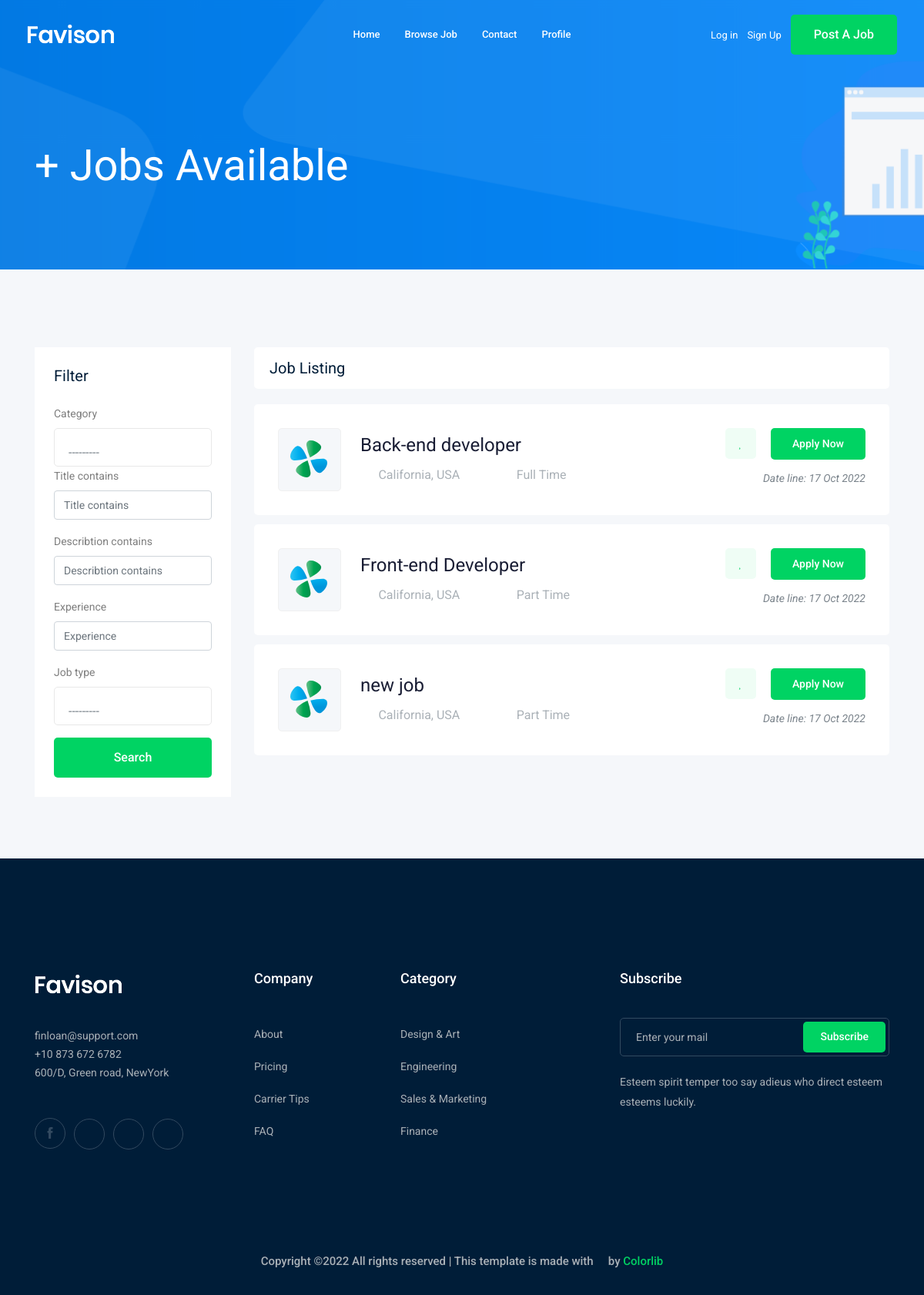
The page /jobs/?page=2 on the database as committed earlier.
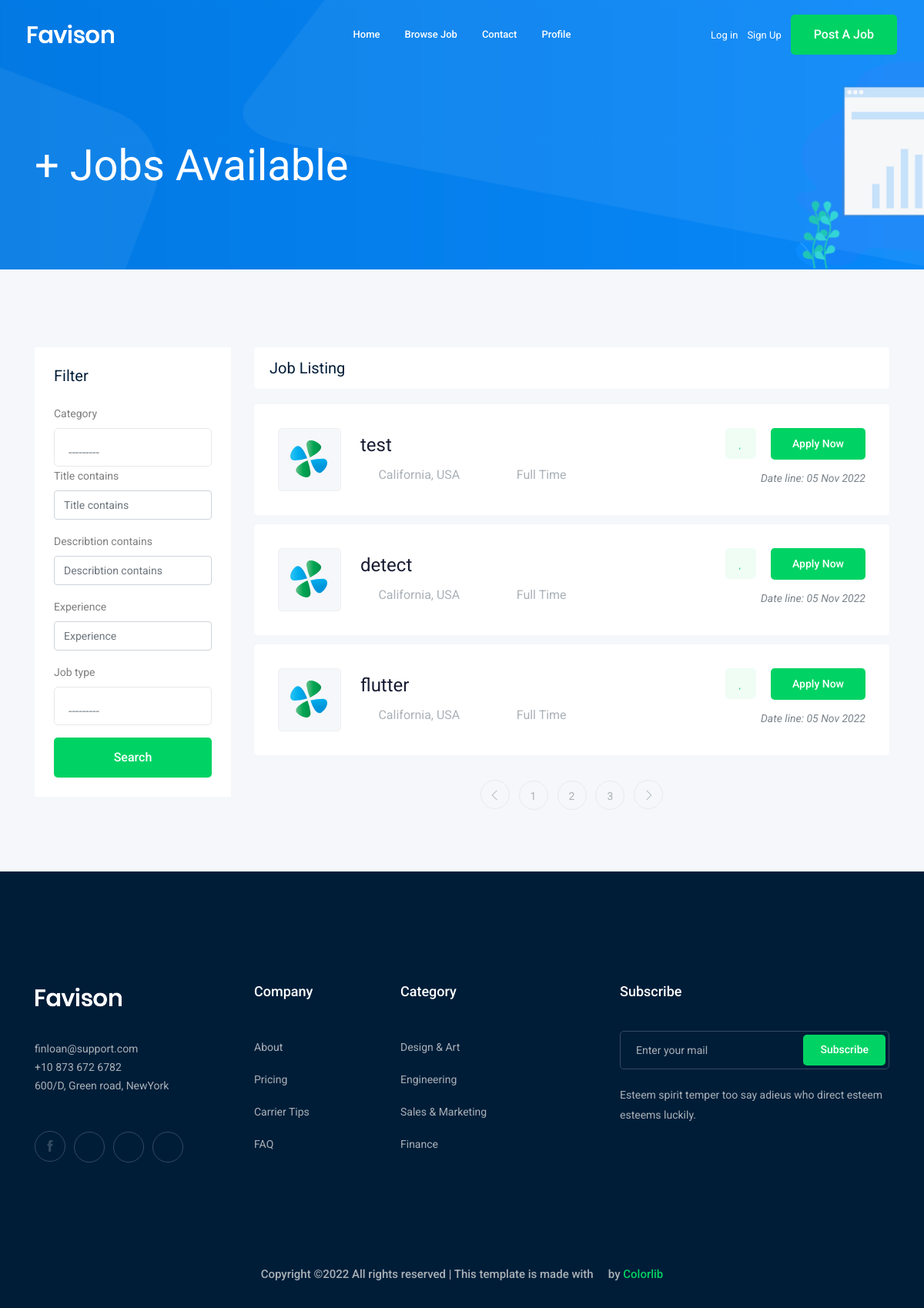
The same page on the database as committed later.
### job/models.py (models this page shows, shortened)
class Job(models.Model):
    owner = models.ForeignKey(User, verbose_name=("job_owner"), on_delete=models.CASCADE)
    title = models.CharField(max_length=100)
    job_type =models.CharField(max_length=20,  choices=JOB_TYPE)
    describtion = models.TextField(max_length=1000)
    published_at= models.DateTimeField(auto_now=True)
    vacancy =models.IntegerField(default=1)
    salary = models.IntegerField(default=0)
    experience = models.IntegerField(default=0)
    category= models.ForeignKey('Category',on_delete=models.CASCADE)
    image = models.ImageField(upload_to=image_upload)
    slug =models.SlugField(blank=True,null=True)

### job/views.py (the view)
# urls.py: path('',views.job_list,name = 'job_list'),
def job_list(request):
    job_list=Job.objects.all()
    myfilter = JobFilter(request.GET,queryset=job_list)
    job_list = myfilter.qs
    paginator = Paginator(job_list, 3) # Show 25 contacts per page.
    page_number = request.GET.get('page')
    page_obj = paginator.get_page(page_number)
    context={'jobs' :page_obj,'myfilter':myfilter}#template name
    return render(request,'job/job_list.html',context)

### job/models.py (called while the page is built)
    def __str__(self) :
        return self.name

### job/templates/job/job_list.html (shortened to what the changed rows need)
{% extends 'base.html'%}
{% load bootstrap4 %}
{% block body %}
<div class="job_listing_area plus_padding">
    <div class="container">
        <div class="row">
            <div class="col-lg-9">
                <div class="job_lists m-0">
                    <div class="row">
                    {%for job in jobs %}
                        <div class="col-lg-12 col-md-12">
                            <div class="single_jobs white-bg d-flex justify-content-between">
                                <div class="jobs_left d-flex align-items-center">
                                    <div class="thumb">
                                        <img src="img/svg_icon/1.svg" alt="">
                                    </div>
                                    <div class="jobs_conetent">
                                        <a href="{%url 'jobs:job_details' job.slug %}"><h4>{{job.title}}</h4></a>
                                        <div class="links_locat d-flex align-items-center">
                                            <div class="location">
                                                <p> <i class="fa fa-map-marker"></i> California, USA</p>
                                            </div>
                                            <div class="location">
                                                <p> <i class="fa fa-clock-o"></i> {{job.job_type}}</p>
                                            </div>
                                        </div>
                                    </div>
                                </div>
                                <div class="jobs_right">
                                    <div class="apply_now">
                                        <a class="heart_mark" href="#"> <i class="fa fa-heart"></i> </a>
                                        <a href="{%url 'jobs:job_details' job.slug %}" class="boxed-btn3">Apply Now</a>
                                    </div>
                                    <div class="date">
                                        <p>Date line: {{job.published_at|date:'d M o'}}</p>
                                    </div>
                                </div>
                            </div>
                        </div>
                    {% endfor %}
                    </div>
                    {% if jobs.has_other_pages %}
                        <div class="row">
                            <div class="col-lg-12">
                                <div class="pagination_wrap">
                                    <ul>
                                        {% if jobs.has_previous %}
                                            <li><a href="?page={{jobs.previous_page_number}}"> <i class="ti-angle-left"></i> </a></li>
                                        {% endif %}
                                        {% for i in jobs.paginator.page_range  %}
                                            <li><a href="?page={{i}}"><span>{{i}}</span></a></li>
                                        {% endfor %}
                                        {% if jobs.has_next %}
                                            <li><a href="?page={{jobs.next_page_number}}"> <i class="ti-angle-right"></i> </a></li>
                                        {% endif %}
                                    </ul>
                                </div>
                            </div>
                        </div>
                    {% endif %}
                </div>
            </div>
        </div>
    </div>
</div>
{% endblock body %}

Rows that differ between the two databases and show on the page:
no longer on this page (row unchanged): Job: title "Back-end developer", job_type "Full Time", published_at "17 Oct 2022"
no longer on this page (row unchanged): Job: title "Front-end Developer", job_type "Part Time", published_at "17 Oct 2022"
no longer on this page (row unchanged): Job: title "new job", job_type "Part Time", published_at "17 Oct 2022"
added Job: title "test", job_type "Full Time", published_at "05 Nov 2022"
added Job: title "detect", job_type "Full Time", published_at "05 Nov 2022"
added Job: title "flutter", job_type "Full Time", published_at "05 Nov 2022"
Other text that changed with them:
new list line: "1"
new list line: "2"
new list line: "3"
